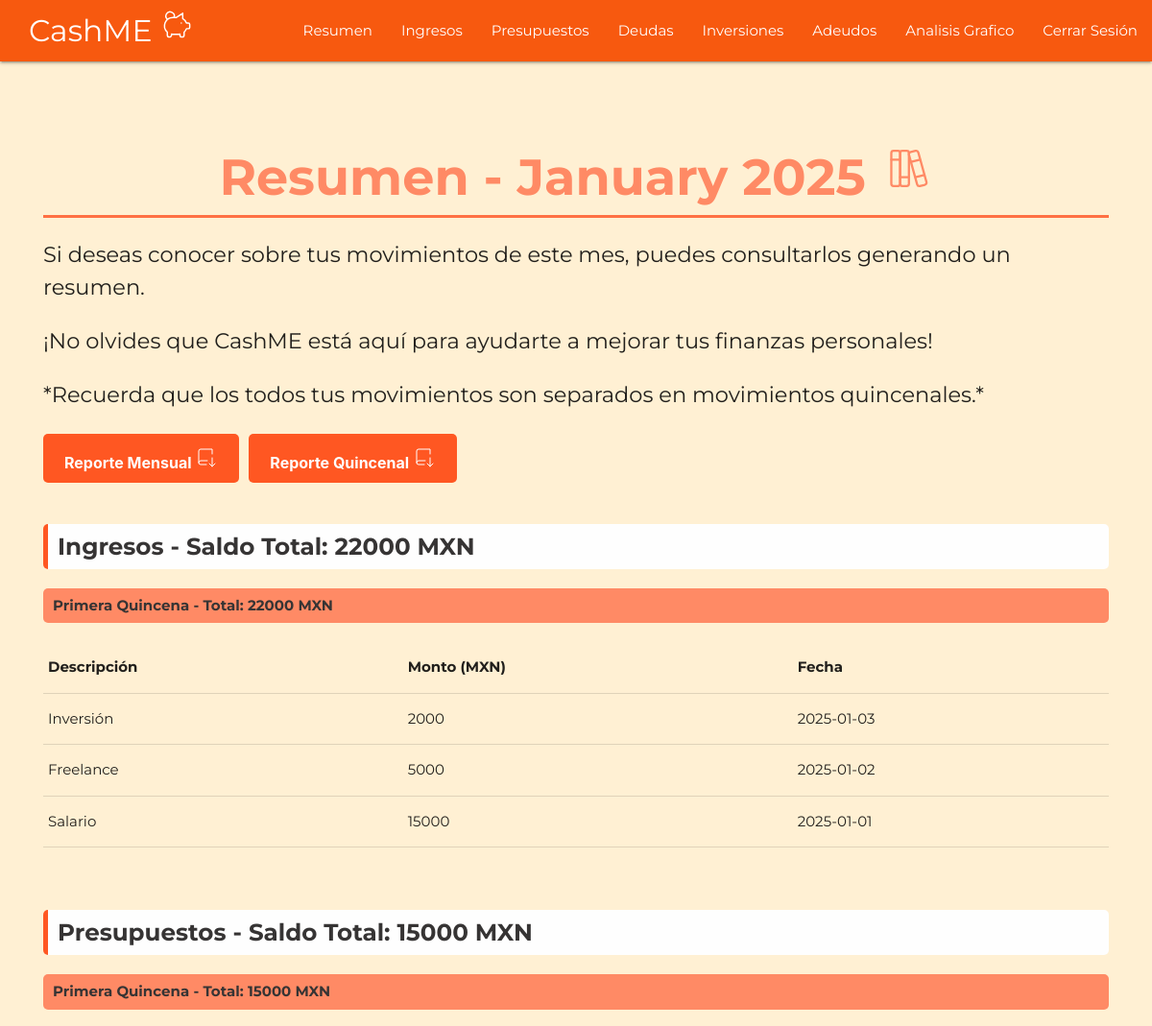
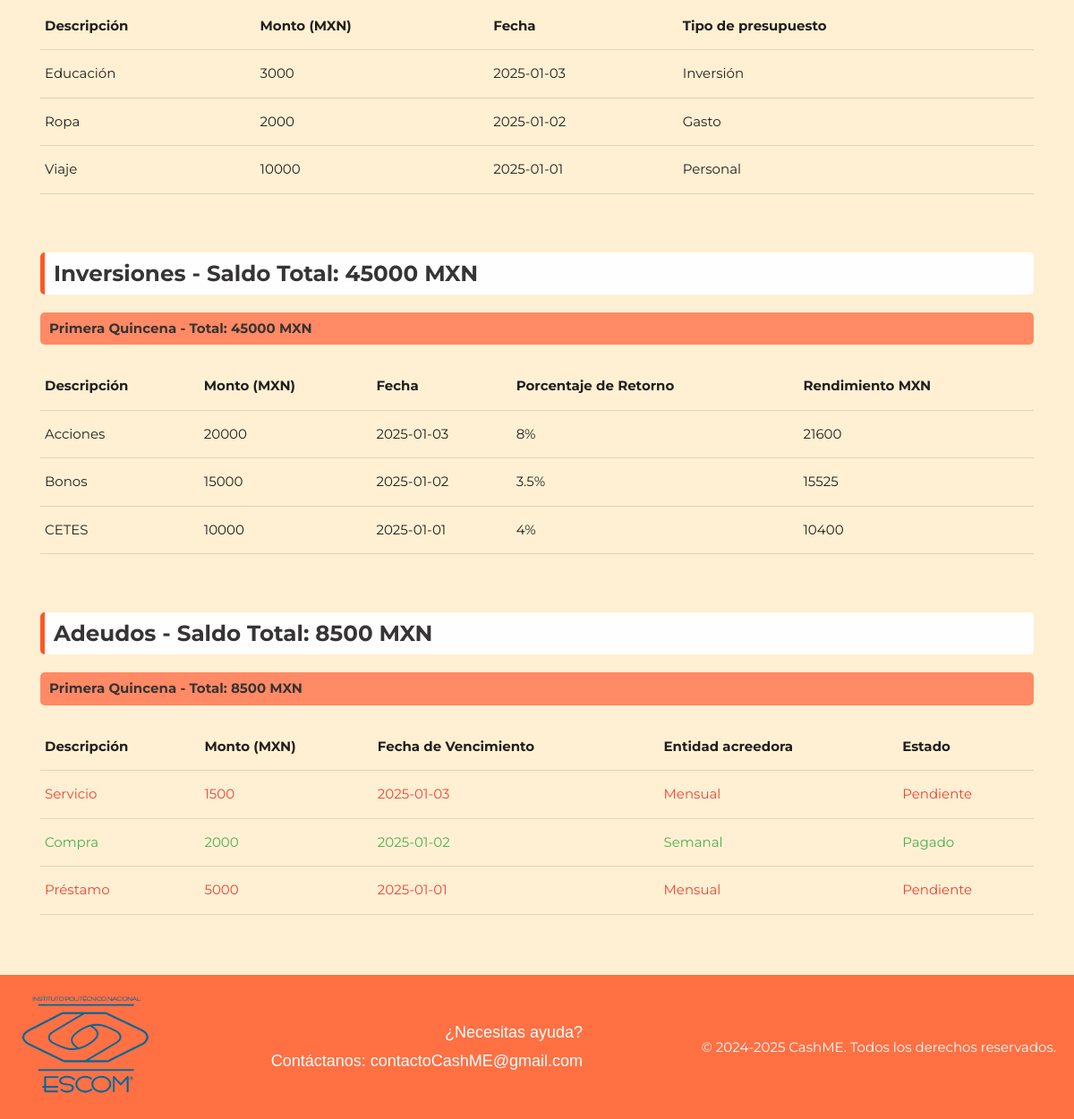
The app's page /resumen.php (signed in) with its own data (2 pictures, top to bottom).
### tables this page shows
CREATE TABLE IF NOT EXISTS `Ingreso` (
  `idIngreso` INT NOT NULL AUTO_INCREMENT,
  `IngresoDesc` VARCHAR(45) NULL,
  `IngresoMonto` FLOAT NULL,
  `IngresoFecha` DATE NULL,
  `usuario_idUsuario` INT NOT NULL,
  PRIMARY KEY (`idIngreso`),
  INDEX `fk_Ingreso_usuario1_idx` (`usuario_idUsuario` ASC) VISIBLE,
  CONSTRAINT `fk_Ingreso_usuario1`
    FOREIGN KEY (`usuario_idUsuario`)
    REFERENCES `usuario` (`idUsuario`)
    ON DELETE NO ACTION
    ON UPDATE NO ACTION);

CREATE TABLE IF NOT EXISTS `Presupuesto` (
  `idPresupuesto` INT NOT NULL AUTO_INCREMENT,
  `PresupuestoDesc` VARCHAR(45) NULL,
  `PresupuestoMonto` FLOAT NULL,
  `PresupuestoFecha` DATE NULL,
  `PresupuestoTipo` VARCHAR(45) NULL,
  `usuario_idUsuario` INT NOT NULL,
  PRIMARY KEY (`idPresupuesto`),
  INDEX `fk_Presupuesto_usuario1_idx` (`usuario_idUsuario` ASC) VISIBLE,
  CONSTRAINT `fk_Presupuesto_usuario1`
    FOREIGN KEY (`usuario_idUsuario`)
    REFERENCES `usuario` (`idUsuario`)
    ON DELETE NO ACTION
    ON UPDATE NO ACTION);

CREATE TABLE IF NOT EXISTS `Inversion` (
  `idInversion` INT NOT NULL AUTO_INCREMENT,
  `InversionDesc` VARCHAR(45) NULL,
  `InversionMonto` FLOAT NULL,
  `InversionFecha` DATE NULL,
  `InversionPor` FLOAT NULL,
  `InversionRen` FLOAT NULL,
  `usuario_idUsuario` INT NOT NULL,
  PRIMARY KEY (`idInversion`),
  INDEX `fk_Inversion_usuario1_idx` (`usuario_idUsuario` ASC) VISIBLE,
  CONSTRAINT `fk_Inversion_usuario1`
    FOREIGN KEY (`usuario_idUsuario`)
    REFERENCES `usuario` (`idUsuario`)
    ON DELETE NO ACTION
    ON UPDATE NO ACTION);

CREATE TABLE IF NOT EXISTS `Adeudo` (
  `idAdeudo` INT NOT NULL AUTO_INCREMENT,
  `AdeudoDesc` VARCHAR(45) NULL,
  `AdeudoMonto` FLOAT NULL,
  `AdeudoFecha` DATE NULL,
  `AdeudoCobro` VARCHAR(45) NULL,
  `AdeudoEstado` VARCHAR(45) NULL,
  `usuario_idUsuario` INT NOT NULL,
  PRIMARY KEY (`idAdeudo`),
  INDEX `fk_Adeudo_usuario1_idx` (`usuario_idUsuario` ASC) VISIBLE,
  CONSTRAINT `fk_Adeudo_usuario1`
    FOREIGN KEY (`usuario_idUsuario`)
    REFERENCES `usuario` (`idUsuario`)
    ON DELETE NO ACTION
    ON UPDATE NO ACTION);

### resumen.php (the view, shortened to what this page needs)
<?php
    $usuario_id = $_SESSION['user_id'];
    $conexion = mysqli_connect("localhost", "root", "123456", "dbcashme");
    $query_saldo = "SELECT SUM(IngresoMonto) as ingresoSaldo
                    FROM ingreso
                    WHERE usuario_idUsuario = $usuario_id
                    AND DATE_FORMAT(IngresoFecha, '%Y-%m') = DATE_FORMAT(CURRENT_DATE, '%Y-%m')";
    $result_saldo = mysqli_query($conexion, $query_saldo);
    $row_saldo = mysqli_fetch_assoc($result_saldo);
    $ingresoSaldo = $row_saldo['ingresoSaldo'];
    $query_saldo = "SELECT SUM(PresupuestoMonto) as presupuestoSaldo
                    FROM presupuesto
                    WHERE usuario_idUsuario = $usuario_id
                    AND DATE_FORMAT(PresupuestoFecha, '%Y-%m') = DATE_FORMAT(CURRENT_DATE, '%Y-%m')";
    $result_saldo = mysqli_query($conexion, $query_saldo);
    $row_saldo = mysqli_fetch_assoc($result_saldo);
    $presupuestoSaldo = $row_saldo['presupuestoSaldo'];
    $query_saldo = "SELECT SUM(InversionMonto) as inversionSaldo
                    FROM inversion
                    WHERE usuario_idUsuario = $usuario_id
                    AND DATE_FORMAT(InversionFecha, '%Y-%m') = DATE_FORMAT(CURRENT_DATE, '%Y-%m')";
    $result_saldo = mysqli_query($conexion, $query_saldo);
    $row_saldo = mysqli_fetch_assoc($result_saldo);
    $inversionSaldo = $row_saldo['inversionSaldo'];
    $query_saldo = "SELECT SUM(AdeudoMonto) as adeudoSaldo
                    FROM adeudo
                    WHERE usuario_idUsuario = $usuario_id
                    AND DATE_FORMAT(AdeudoFecha, '%Y-%m') = DATE_FORMAT(CURRENT_DATE, '%Y-%m')";
    $result_saldo = mysqli_query($conexion, $query_saldo);
    $row_saldo = mysqli_fetch_assoc($result_saldo);
    $adeudoSaldo = $row_saldo['adeudoSaldo'];
    $mes_actual = strftime('%B');
    $anio_actual = date('Y');
?>
<!DOCTYPE html>
<html lang="en">
<head>
    <link rel="stylesheet" href="https://cdnjs.cloudflare.com/ajax/libs/materialize/1.0.0/css/materialize.min.css">
    <link href="css/styles_01.css" rel="stylesheet">
</head>
<body>
    <nav>
        <div class="nav-wrapper">
            <a href="index.html" class="brand-logo">CashME </a>
              <ul id="nav-mobile" class="right hide-on-med-and-down">
            <li><a class="sombras" href="resumen.php">Resumen</a></li>
            <li><a class="sombras" href="ingresos.php">Ingresos</a></li>
            <li><a class="sombras" href="presupuestos.php">Presupuestos</a></li>
            <li><a class="sombras" href="deudas.php">Deudas</a></li>
            <li><a class="sombras" href="inversiones.php">Inversiones</a></li>
            <li><a class="sombras" href="adeudos.php">Adeudos</a></li>
            <li><a class="sombras" href="analisis.php">Analisis Grafico</a></li>
            <li><a id="cierre" href="logout.php">   Cerrar Sesión</a></li>
            </ul>
        </div>
    </nav>
    <section id="tabla-resumen">
        <div>
        <br>
            <div class="texto">
                <h5 class="center-align">Resumen - <?php echo $mes_actual . ' ' . $anio_actual; ?> </h5>
                <p>Si deseas conocer sobre tus movimientos de este mes, puedes consultarlos generando un resumen.</p>
                <p>¡No olvides que CashME está aquí para ayudarte a mejorar tus finanzas personales!</p>
                <p>*Recuerda que los todos tus movimientos son separados en movimientos quincenales.*</p>
            </div>
            <div class="botones-reporte">
            <button class="boton-reporte" onclick="window.location.href='generarReporteMensual.php'">Reporte Mensual  </button>
            <button class="boton-reporte" onclick="window.location.href='generarReporteQuincenal.php'">Reporte Quincenal  </button>
            </div>
        <br>
        <div>
            <h5 class="left-align headings">Ingresos - Saldo Total: <?php echo $ingresoSaldo; ?> MXN</h5>
        </div>
        <table class="highlight responsive-table">
            <?php
            $consulta = "SELECT * FROM ingreso
                        WHERE usuario_idUsuario = '$usuario_id'
                        AND DATE_FORMAT(IngresoFecha, '%Y-%m') = DATE_FORMAT(CURRENT_DATE, '%Y-%m')
                        ORDER BY IngresoFecha DESC";
            $resultado = mysqli_query($conexion, $consulta);
            $ingresos = [];
            while ($mostrar = mysqli_fetch_array($resultado)) {
                $ingresos[] = $mostrar;
            }
            $quincena_1 = [];
            $quincena_2 = [];
            foreach ($ingresos as $ingreso) {
                $dia = (int)date('d', strtotime($ingreso['IngresoFecha']));
                if ($dia <= 15) {
                    $quincena_1[] = $ingreso;
                } else {
                    $quincena_2[] = $ingreso;
                }
            }
            function mostrarQuincena($titulo, $quincena) {
                if (!empty($quincena)) {
                    $suma = array_reduce($quincena, function ($carry, $item) {
                        return $carry + $item['IngresoMonto'];
                    }, 0);
                    echo "<h5 class='left-align headings1'>$titulo - Total: $suma MXN</h5>";
                    echo "<table class='highlight responsive-table'>";
                    echo "<tr>
                            <td><b>Descripción</b></td>
                            <td><b>Monto (MXN)</b></td>
                            <td><b>Fecha</b></td>
                        </tr>";
                    foreach ($quincena as $ingreso) {
                        echo "<tr>
                                <td>{$ingreso['IngresoDesc']}</td>
                                <td>{$ingreso['IngresoMonto']}</td>
                                <td>{$ingreso['IngresoFecha']}</td>
                            </tr>";
                    }
                    echo "</table><br>";
                }
            }
            mostrarQuincena('Primera Quincena', $quincena_1);
            ?>
        </table>
        <br>
        <div>
            <h5 class="left-align headings">Presupuestos - Saldo Total: <?php echo $presupuestoSaldo; ?> MXN</h5>
        </div>
        <table class="highlight responsive-table">
            <?php
            $consulta = "SELECT * FROM presupuesto
                        WHERE usuario_idUsuario = '$usuario_id'
                        AND DATE_FORMAT(PresupuestoFecha, '%Y-%m') = DATE_FORMAT(CURRENT_DATE, '%Y-%m')
                        ORDER BY PresupuestoFecha DESC";
            $resultado = mysqli_query($conexion, $consulta);
            $presupuestos = [];
            while ($mostrar = mysqli_fetch_array($resultado)) {
                $presupuestos[] = $mostrar;
            }
            $quincena_1 = [];
            $quincena_2 = [];
            foreach ($presupuestos as $presupuesto) {
                $dia = (int)date('d', strtotime($presupuesto['PresupuestoFecha']));
                if ($dia <= 15) {
                    $quincena_1[] = $presupuesto;
                } else {
                    $quincena_2[] = $presupuesto;
                }
            }
            function mostrarQuincenaPresupuesto($titulo, $quincena) {
                if (!empty($quincena)) {
                    $suma = array_reduce($quincena, function ($carry, $item) {
                        return $carry + $item['PresupuestoMonto'];
                    }, 0);
                    echo "<h5 class='left-align headings1'>$titulo - Total: $suma MXN</h5>";
                    echo "<table class='highlight responsive-table'>";
                    echo "<tr>
                            <td><b>Descripción</b></td>
                            <td><b>Monto (MXN)</b></td>
                            <td><b>Fecha</b></td>
                            <td><b>Tipo de presupuesto</b></td>
                        </tr>";
                    foreach ($quincena as $presupuesto) {
                        echo "<tr>
                                <td>{$presupuesto['PresupuestoDesc']}</td>
                                <td>{$presupuesto['PresupuestoMonto']}</td>
                                <td>{$presupuesto['PresupuestoFecha']}</td>
                                <td>{$presupuesto['PresupuestoTipo']}</td>
                            </tr>";
                    }
                    echo "</table><br>";
                }
            }
            mostrarQuincenaPresupuesto('Primera Quincena', $quincena_1);
            ?>
        </table>
        <br>
        <div>
            <h5 class="left-align headings">Inversiones - Saldo Total: <?php echo $inversionSaldo; ?> MXN</h5>
        </div>
        <table class="highlight responsive-table">
            <?php
            $consulta = "SELECT * FROM inversion
                        WHERE usuario_idUsuario = '$usuario_id'
                        AND DATE_FORMAT(InversionFecha, '%Y-%m') = DATE_FORMAT(CURRENT_DATE, '%Y-%m')
                        ORDER BY InversionFecha DESC";
            $resultado = mysqli_query($conexion, $consulta);
            $inversiones = [];
            while ($mostrar = mysqli_fetch_array($resultado)) {
                $inversiones[] = $mostrar;
            }
            $quincena_1 = [];
            $quincena_2 = [];
            foreach ($inversiones as $inversion) {
                $dia = (int)date('d', strtotime($inversion['InversionFecha']));
                if ($dia <= 15) {
                    $quincena_1[] = $inversion;
                } else {
                    $quincena_2[] = $inversion;
                }
            }
            function mostrarQuincenaInversion($titulo, $quincena) {
                if (!empty($quincena)) {
                    $suma = array_reduce($quincena, function ($carry, $item) {
                        return $carry + $item['InversionMonto'];
                    }, 0);
                    echo "<h5 class='left-align headings1'>$titulo - Total: $suma MXN</h5>";
                    echo "<table class='highlight responsive-table'>";
                    echo "<tr>
                            <td><b>Descripción</b></td>
                            <td><b>Monto (MXN)</b></td>
                            <td><b>Fecha</b></td>
                            <td><b>Porcentaje de Retorno</b></td>
                            <td><b>Rendimiento MXN</b></td>
                        </tr>";
                    foreach ($quincena as $inversion) {
                        echo "<tr>
                                <td>{$inversion['InversionDesc']}</td>
                                <td>{$inversion['InversionMonto']}</td>
                                <td>{$inversion['InversionFecha']}</td>
                                <td>{$inversion['InversionPor']}%</td>
                                <td>{$inversion['InversionRen']}</td>
                            </tr>";
                    }
                    echo "</table><br>";
                }
            }
            mostrarQuincenaInversion('Primera Quincena', $quincena_1);
            ?>
        </table>
        <br>
        <div>
            <h5 class="left-align headings">Adeudos - Saldo Total: <?php echo $adeudoSaldo; ?> MXN</h5>
        </div>
        <table class="highlight responsive-table">
            <?php
            $consulta = "SELECT * FROM adeudo
                        WHERE usuario_idUsuario = '$usuario_id'
                        AND DATE_FORMAT(AdeudoFecha, '%Y-%m') = DATE_FORMAT(CURRENT_DATE, '%Y-%m')
                        ORDER BY AdeudoFecha DESC";
            $resultado = mysqli_query($conexion, $consulta);
            $adeudos = [];
            while ($mostrar = mysqli_fetch_array($resultado)) {
                $adeudos[] = $mostrar;
            }
            $quincena_1 = [];
            $quincena_2 = [];
            foreach ($adeudos as $adeudo) {
                $dia = (int)date('d', strtotime($adeudo['AdeudoFecha']));
                if ($dia <= 15) {
                    $quincena_1[] = $adeudo;
                } else {
                    $quincena_2[] = $adeudo;
                }
            }
            function mostrarQuincenaAdeudo($titulo, $quincena) {
                if (!empty($quincena)) {
                    $suma = array_reduce($quincena, function ($carry, $item) {
                        return $carry + $item['AdeudoMonto'];
                    }, 0);
                    echo "<h5 class='left-align headings1'>$titulo - Total: $suma MXN</h5>";
                    echo "<table class='highlight responsive-table'>";
                    echo "<tr>
                            <td><b>Descripción</b></td>
                            <td><b>Monto (MXN)</b></td>
                            <td><b>Fecha de Vencimiento</b></td>
                            <td><b>Entidad acreedora</b></td>
                            <td><b>Estado</b></td>
                        </tr>";
                        foreach ($quincena as $adeudo) {
                            $estado_color = $adeudo['AdeudoEstado'] == 'Pagado' ? 'green-text' : 'red-text';
                            echo "<tr class='{$estado_color}'>
                                <td>{$adeudo['AdeudoDesc']}</td>
                                <td>{$adeudo['AdeudoMonto']}</td>
                                <td>{$adeudo['AdeudoFecha']}</td>
                                <td>{$adeudo['AdeudoCobro']}</td>
                                <td>{$adeudo['AdeudoEstado']}</td>
                            </tr>";
                    }
                    echo "</table><br>";
                }
            }
            mostrarQuincenaAdeudo('Primera Quincena', $quincena_1);
            ?>
        </table>
        </div>
    </section>
    <footer class="footer">
        <div class="footer-container">
            <div class="footer-logo">
                <img src="img/logoEscom.png" alt="Logo de la empresa" class="footer-image">
            </div>
            <div class="footer-contact">
                <p>¿Necesitas ayuda?</p>
                <p>Contáctanos: contactoCashME@gmail.com</p>
            </div>
            <p>&copy; 2024-2025 CashME. Todos los derechos reservados.</p>
        </div>
    </footer>
</body>
</html>

### records on screen
ingreso: IngresoDesc "Inversión", IngresoMonto "2000", IngresoFecha "2025-01-03"
ingreso: IngresoDesc "Freelance", IngresoMonto "5000", IngresoFecha "2025-01-02"
ingreso: IngresoDesc "Salario", IngresoMonto "15000", IngresoFecha "2025-01-01"
presupuesto: PresupuestoDesc "Educación", PresupuestoMonto "3000", PresupuestoFecha "2025-01-03", PresupuestoTipo "Inversión"
presupuesto: PresupuestoDesc "Ropa", PresupuestoMonto "2000", PresupuestoFecha "2025-01-02", PresupuestoTipo "Gasto"
presupuesto: PresupuestoDesc "Viaje", PresupuestoMonto "10000", PresupuestoFecha "2025-01-01", PresupuestoTipo "Personal"
inversion: InversionDesc "Acciones", InversionMonto "20000", InversionFecha "2025-01-03", InversionPor "8", InversionRen "21600"
inversion: InversionDesc "Bonos", InversionMonto "15000", InversionFecha "2025-01-02", InversionPor "3.5", InversionRen "15525"
inversion: InversionDesc "CETES", InversionMonto "10000", InversionFecha "2025-01-01", InversionPor "4", InversionRen "10400"
adeudo: AdeudoDesc "Servicio", AdeudoMonto "1500", AdeudoFecha "2025-01-03", AdeudoCobro "Mensual", AdeudoEstado "Pendiente"
adeudo: AdeudoDesc "Compra", AdeudoMonto "2000", AdeudoFecha "2025-01-02", AdeudoCobro "Semanal", AdeudoEstado "Pagado"
adeudo: AdeudoDesc "Préstamo", AdeudoMonto "5000", AdeudoFecha "2025-01-01", AdeudoCobro "Mensual", AdeudoEstado "Pendiente"

### other values on screen
$mes_actual "January"
$ingresoSaldo "22000"
$titulo "Primera Quincena"
$suma "22000"
$presupuestoSaldo "15000"
$suma "15000"
$inversionSaldo "45000"
$suma "45000"
$adeudoSaldo "8500"
$suma "8500"
